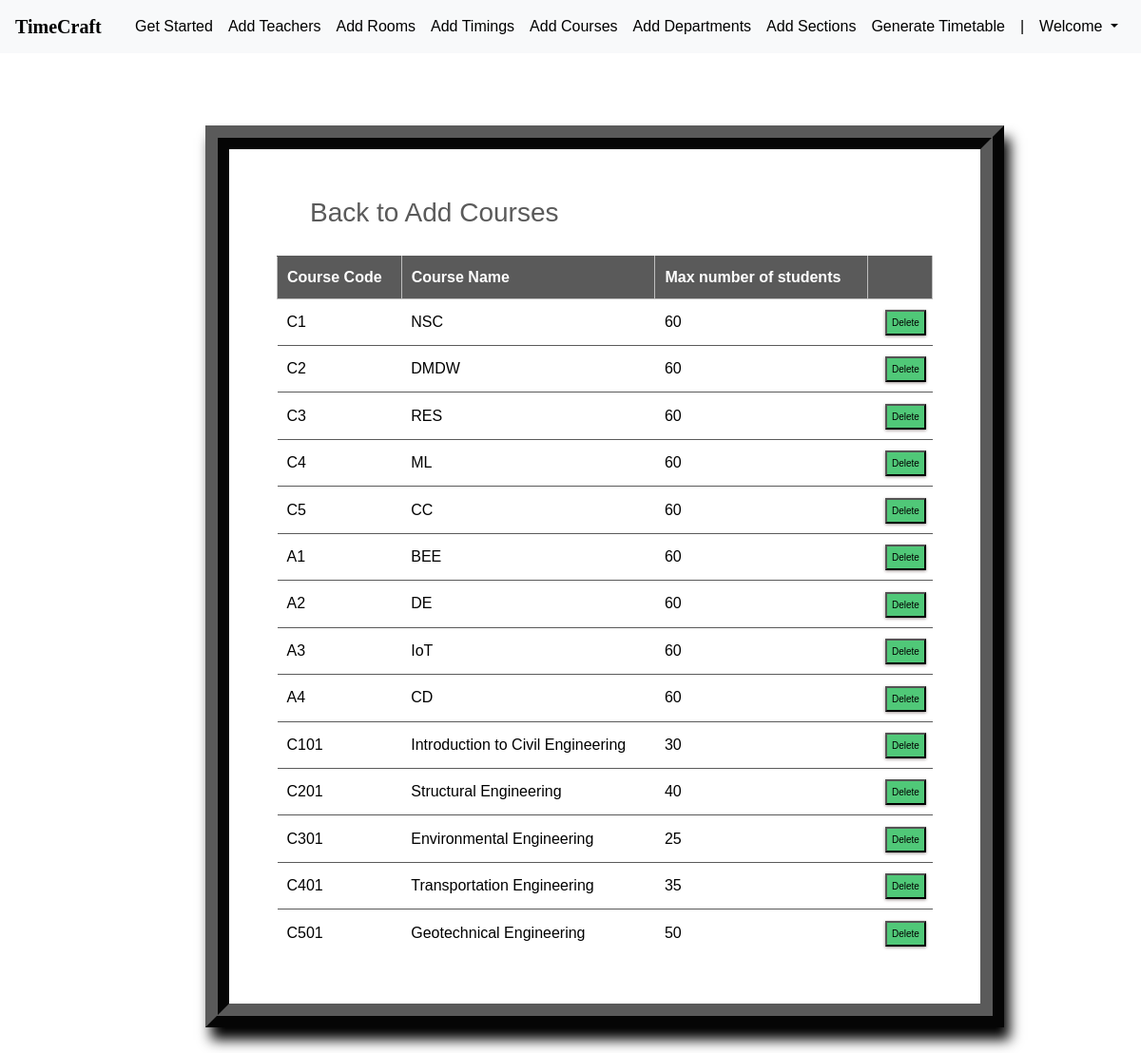
/courses_list/ (signed in), run on the app's committed database.
### ttgen/models.py (models this page shows, shortened)
class Course(models.Model):
    course_number = models.CharField(max_length=5, primary_key=True)
    course_name = models.CharField(max_length=40)
    max_numb_students = models.CharField(max_length=65)
    instructors = models.ManyToManyField(Instructor)

### ttgen/views.py (the view)
# urls.py: path('courses_list/', views.course_list_view, name='editcourse'),
@login_required
def course_list_view(request):
    context = {
        'courses': Course.objects.all()
    }
    return render(request, 'courseslist.html', context)

### templates/courseslist.html (shortened to what this page needs)
<!DOCTYPE html>
<html lang="en">
<head>
	<link rel="stylesheet" href="https://maxcdn.bootstrapcdn.com/bootstrap/4.0.0/css/bootstrap.min.css">
    <link rel="stylesheet" type="text/css" href="static/css/index.css">
</head>
<body>
        <header>
			<nav class="navbar navbar-expand-md navbar-dark fixed-top bg-light">
                <a class="navbar-brand" href="#" style="color:black;"><b>TimeCraft</b></a>
                <div class="collapse navbar-collapse" id="navbarCollapse">
                    <ul class="navbar-nav ml-auto">
                    <li class="nav-item">
                        <a class="nav-link" href="{% url 'admindash' %}" style="color:black;">Get Started</a>
                    </li>
                    <li class="nav-item">
                        <a class="nav-link" href="{% url 'addInstructors' %}" style="color:black;">Add Teachers</a>
                    </li>
                    <li class="nav-item">
                        <a class="nav-link" href="{% url 'addRooms' %}" style="color:black;">Add Rooms</a>
                    </li>
                    <li class="nav-item">
		                <a class="nav-link" href="{% url 'addTimings' %}" style="color:black;">Add Timings</a>
		            </li>
                    <li class="nav-item active">
                        <a class="nav-link" href="{% url 'addCourses' %}" style="color:black;">Add Courses</a>
                    </li>
                    <li class="nav-item">
			            <a class="nav-link" href="{% url 'addDepts' %}" style="color:black;">Add Departments</a>
		            </li>
                    <li class="nav-item">
			            <a class="nav-link" href="{% url 'addSections' %}" style="color:black;">Add Sections</a>
		            </li>
                    <li class="nav-item">
			            <a class="nav-link" href="{% url 'generate' %}" style="color:black;">Generate Timetable</a>
		            </li>
                    <li class="nav-item active">
			            <a class="nav-link" style="color:black;">|</a>
		            </li>
                    <li class="nav-item dropdown">
		                <a class="nav-link dropdown-toggle" href="#" id="dropdown03" data-toggle="dropdown" aria-haspopup="true" aria-expanded="false" style="color:black;">Welcome {{ user.first_name }}</a>
		            </li>
                    </ul>
                </div>
            </nav>
        </header>
        <br><br>
    {% block content %}
{% load static %}
<fieldset class="fieldset">
    <a href="{% url 'addCourses'%}"><h1 class="tablink" onclick="openPage('new')" id="defaultOpen">Back to Add Courses</h1></a>
    <div class="tabcontent" id="edit">
        <table class="table1">
            <thead>
            <tr class="table-headers">
            <th>Course Code</th>
            <th>Course Name</th>
            <th>Max number of students</th>
            <th  class="empty"></th>
            </tr>
            </thead>
            <tbody>
            {% for crs in courses %}
            <tr>
             <td>{{crs.course_number}}</td>
             <td>{{crs.course_name}}</td>
             <td>{{crs.max_numb_students}}</td>
             <td class="empty">
                <form action="{% url 'deletecourse' crs.course_number %}" method="post">
                        <input type="submit" value="Delete" class="cross" style="color:black; background-color:#50C878;">
                </form>
             </td>
             </tr>
            {% endfor %}
            </tbody>
        </table>
    </div>
</fieldset>
{% endblock %}

### static/css/index.css (style rules this page uses)
body { padding-top: 3rem; padding-bottom: 3rem; color: #000000; font-family: 'Poppins', sans-serif; overflow-x: hidden; }
nav { font-family: sans-serif; }

### templates/courseslist.html (style rules this page uses)
nav { font-family: sans-serif; }
.navbar-brand { font-size: 20px; font-family: Georgia, 'Times New Roman', Times, serif; }
* { margin: 0; padding: 0; box-sizing: border-box; }
html { scroll-behavior: smooth; }
a { text-decoration:none; }
form { margin-top: 3%; margin-left: 18%; margin-right: 12%; }
fieldset h1 { color: #5a5a5a; padding-bottom: 20px; margin-left: 35px; display: inline-block; cursor: pointer; font-size: 28px; }
fieldset input { padding:8px; color: #938c8c }
.table2 td, th { border: 1px solid rgb(190,190,190); padding: 10px 20px; }
.table1 { width: 100%; border-collapse: collapse; text-align: left; overflow: hidden; }
.table1 td, th { border-top: 1px solid #5a5a5a; padding: 10px; }
.table1 th { background-color: #5a5a5a; color: #fff; }
.cross { font-size:10px; box-shadow: 0px 1px 3px 0px #9e9292; padding: 4px 5px; color: #fff; background-color: #5a5a5a; cursor: pointer; }
.fieldset { margin-top: 3%; margin-left: 18%; margin-right: 12%; padding: 50px; border-width: 25px; border-style: ridge; border-color: #5a5a5a; box-shadow: 6px 13px 13px 0px black; background-color: #fff; }
.nav-item a { color: black; text-decoration: none; transition: font-size 0.3s; }

### data on the page
Course: course_number "C1", course_name "NSC", max_numb_students "60"
Course: course_number "C2", course_name "DMDW", max_numb_students "60"
Course: course_number "C3", course_name "RES", max_numb_students "60"
Course: course_number "C4", course_name "ML", max_numb_students "60"
Course: course_number "C5", course_name "CC", max_numb_students "60"
Course: course_number "A1", course_name "BEE", max_numb_students "60"
Course: course_number "A2", course_name "DE", max_numb_students "60"
Course: course_number "A3", course_name "IoT", max_numb_students "60"
Course: course_number "A4", course_name "CD", max_numb_students "60"
Course: course_number "C101", course_name "Introduction to Civil Engineering", max_numb_students "30"
Course: course_number "C201", course_name "Structural Engineering", max_numb_students "40"
Course: course_number "C301", course_name "Environmental Engineering", max_numb_students "25"
Course: course_number "C401", course_name "Transportation Engineering", max_numb_students "35"
Course: course_number "C501", course_name "Geotechnical Engineering", max_numb_students "50"
